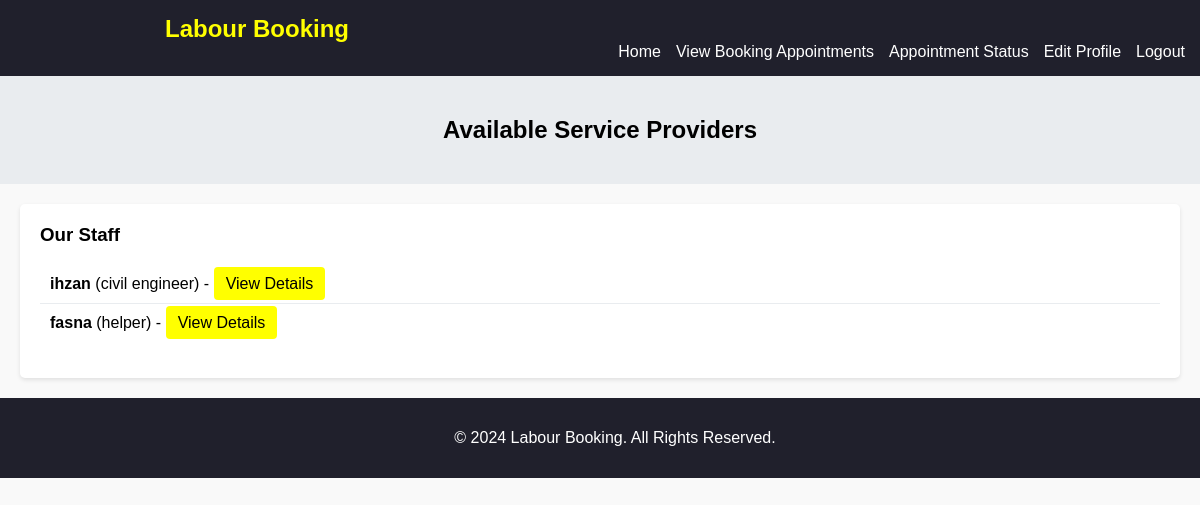
/fathi/view_service_providers.php, run on an earlier commit of the app's database.
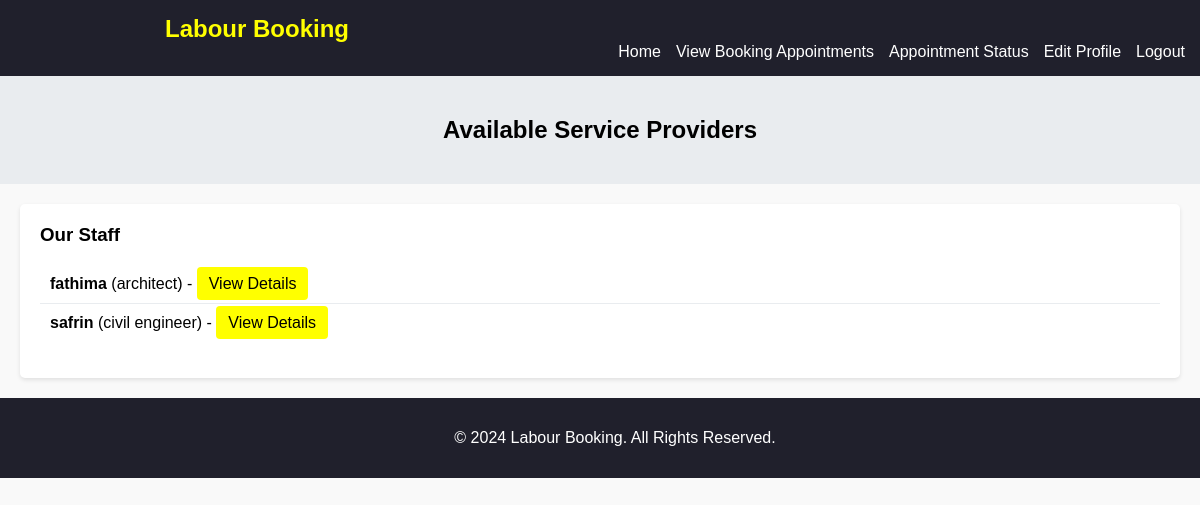
And on a later commit of the database.
### tables this page shows
CREATE TABLE `staff` (
  `id` int(20) NOT NULL,
  `Name` varchar(20) NOT NULL,
  `phoneno` varchar(10) NOT NULL,
  `emailid` varchar(20) NOT NULL,
  `username` varchar(20) NOT NULL,
  `password` varchar(20) NOT NULL,
  `category` varchar(20) NOT NULL,
  `status` varchar(20) DEFAULT 'active'
);

### fathi/view_service_providers.php (the view, shortened to what this page needs)
<?php
$conn = mysqli_connect("localhost", "root", "", "labour_booking");
$sql = "SELECT * FROM staff";
$result = mysqli_query($conn, $sql);
?>
<!DOCTYPE html>
<html lang="en">
<head>
    <link rel="stylesheet" href="view_service_provider.css">
</head>
<body>
    <nav>
        <div class="sappy">
            <h1>Labour Booking</h1>
            <div class="hi">
                <a href="userhome.php" class="hello">Home</a>
                <a href="view_bookings.php" class="hello">View Booking Appointments</a>
                <a href="appointment_status.php" class="hello">Appointment Status</a>
                <a href="userprofile.php" class="hello">Edit Profile</a>
                <a href="logout.php" class="hello">Logout</a>
            </div>
        </div>
    </nav>
    <header class="header">
        <h2>Available Service Providers</h2>
    </header>
    <main class="main-content">
        <section class="staff-list">
            <h3>Our Staff</h3>
            <ul>
                <?php
                while ($staff = mysqli_fetch_assoc($result)) {
                    echo "<li>";
                    echo "<strong>" . htmlspecialchars($staff['Name']) . "</strong> (" . htmlspecialchars($staff['category']) . ")";
                    echo " - <a href='staff_details.php?id=" . $staff['id'] . "' class='details-button'>View Details</a>";
                    echo "</li>";
                }
                ?>
            </ul>
        </section>
    </main>
    <footer>
        <p>&copy; 2024 Labour Booking. All Rights Reserved.</p>
    </footer>
</body>
</html>

What changed in the data, as far as the page shows it:
removed staff: Name "ihzan", category "civil engineer"
removed staff: Name "fasna", category "helper"
added staff: Name "fathima", category "architect"
added staff: Name "safrin", category "civil engineer"
